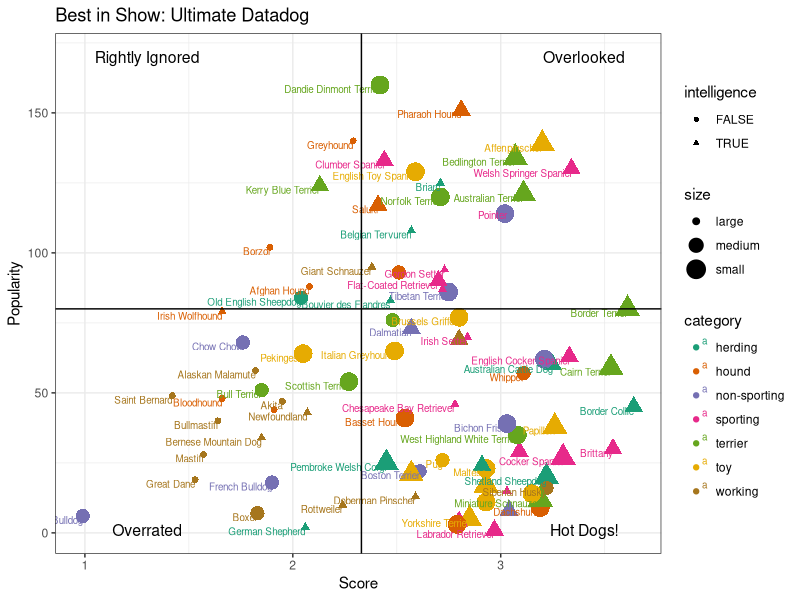

Recreate this plot in R.
## ---- chunk 1
knitr::opts_chunk$set(echo = TRUE)
library(tidyverse)
library(ggplot2)
## ---- chunk 2
best=readxl::read_xlsx('KIB - Best in Show (public).xlsx', sheet='Best in show')
bestf=readxl::read_xlsx('KIB - Best in Show (public).xlsx', sheet='Best in show full sheet')
## ---- chunk 3
#Lets start by extracting the data we need for the plot.
bestf <- bestf%>% select(1,3,5,6,11,32)
bestf <- bestf[-(1:3),]

#lets get rid of those pesky NA values and rename our columns 
bestf<- na.omit(bestf)
names(bestf)<- c("breed","category","score","popularity","intelligence","size")

#Now to convert some of the column types.
bestf$size <- as.factor(bestf$size)

bestf$intelligence <- as.numeric(bestf$intelligence)
bestf$score <- as.numeric(bestf$score)
bestf$popularity <- as.numeric(bestf$popularity)

#This will determine wether a dog is intelligent based off their score in the inteligence column. True for intelligent, false for dumb
bestf <- bestf %>% mutate(intelligence = (intelligence<45))
## ---- chunk 4
bestf%>% ggplot(aes(x = score, y = popularity, color = category, label = breed, shape = intelligence, size = size)) + geom_point()+ geom_text(check_overlap = TRUE, size = 2.5, hjust = 1, vjust = 1) + theme_bw() + labs(title = "Best in Show: Ultimate Datadog", x = "Score", y ="Popularity")+ geom_hline(yintercept=80) + geom_vline(xintercept=2.33)+ annotate(geom='text', x=1.3, y=1, label='Overrated', size=4) +
  annotate(geom='text', x=3.4, y=1, label='Hot Dogs!', size=4) +
  annotate(geom='text', x=1.3, y=170, label='Rightly Ignored', size=4) +
  annotate(geom='text', x=3.4, y=170, label='Overlooked', size=4)+scale_color_brewer(palette="Dark2")
